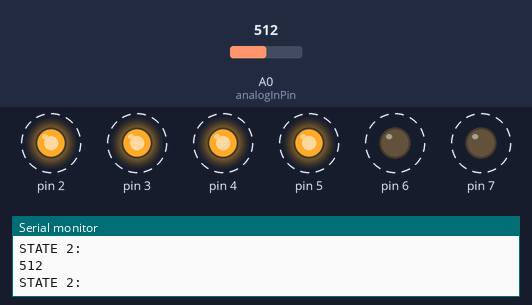
A sketch run on a simulated Arduino Uno, built with avr-gcc and run on an emulated ATmega328P. On the bench: output pins drawn as LEDs (lit = HIGH), the last lines printed to the serial monitor. Dashed ring = blinking. Inputs (shaded band) come from the test bench; at power-on: A0 (analogInPin) = 512.

Above: at 1.4 s.
1.5 s: A0 (analogInPin) set to 615
At 2.35 s:
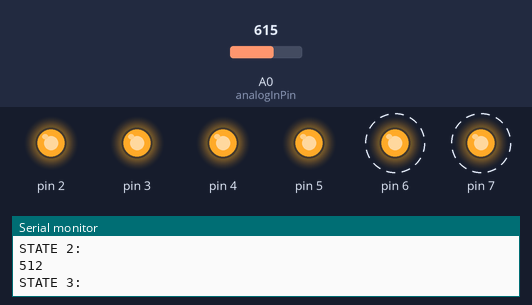
4.7 s: A0 (analogInPin) set to 596
7.9 s: A0 (analogInPin) set to 291
At 8.42 s:
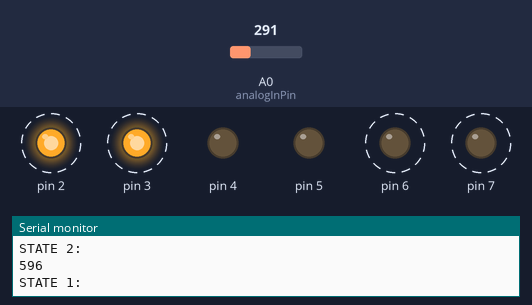
11.1 s: A0 (analogInPin) set to 616
At 11.39 s:
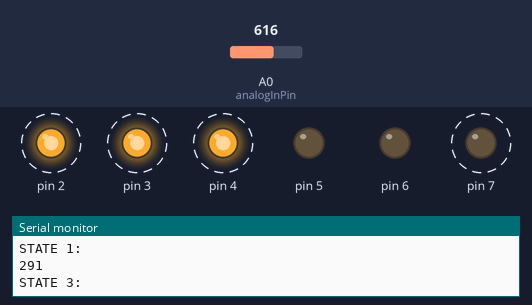
Timing chart, 0 to 15.3 s (numbered marks = the images above; inputs shaded):
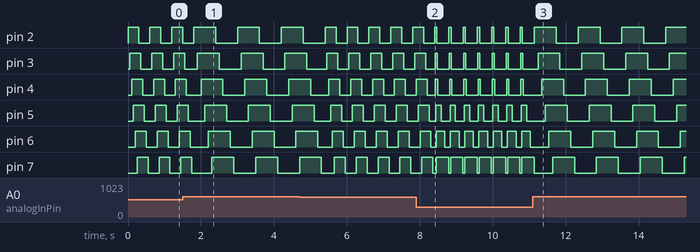

Measured:
- after the input at 1.5 s, pin 6: alternates HIGH for 0.60 s and LOW for 0.60 s, starting after 0.70 s; pin 7: alternates HIGH for 0.60 s and LOW for 0.60 s, starting after 0.80 s
- after the input at 7.9 s, pin 2: alternates HIGH for 0.06 s and LOW for 0.33 s, starting after 0.57 s; pin 3: alternates HIGH for 0.06 s and LOW for 0.33 s, starting after 0.52 s; pin 6: alternates HIGH for 0.24 s and LOW for 0.15 s, starting after 0.55 s; pin 7: alternates HIGH for 0.33 s and LOW for 0.06 s, starting after 0.56 s
- after the input at 11.1 s, pin 2: alternates HIGH for 0.60 s and LOW for 0.60 s, starting after 0.64 s; pin 3: alternates HIGH for 0.60 s and LOW for 0.60 s, starting after 0.14 s
- by itself, pin 2, pin 3: repeats every 0.60 s: HIGH 0.30 s, LOW 0.30 s
- by itself, pin 6, pin 7: alternates HIGH for 0.30 s and LOW for 0.30 s

The sketch:

Knob_In-IF-LED-Chase.ino
```cpp
const int analogInPin = A0;
int sensorValue = 0;

void setup() {
  // initialize serial communications at 9600 bps:
  Serial.begin(9600);
  pinMode(2, OUTPUT);
  pinMode(3, OUTPUT);
  pinMode(4, OUTPUT);
  pinMode(5, OUTPUT);
  pinMode(6, OUTPUT);
  pinMode(7, OUTPUT);
}

void loop() {
  // read the analog in value:
  sensorValue = analogRead(analogInPin);
  if (sensorValue >= 0 && sensorValue <= 300) {
    state1();
    Serial.println(sensorValue);
  } else if (sensorValue >= 301 && sensorValue <= 605) {
    state2();
    Serial.println(sensorValue);
  }
  else if (sensorValue >= 606  && sensorValue <= 903) {
    state3();
    Serial.println(sensorValue);
  }
  else {
    state4();
    Serial.println(sensorValue);
  }
}

//-----------------------------------------SEPARATE FUNCTIONS--------------------------------------//
//........................STATE 1.....................//
void state1() {
  Serial.println("STATE 1: ");
  digitalWrite(2, HIGH);
  digitalWrite(3, LOW);
  digitalWrite(4, LOW);
  digitalWrite(5, LOW);
  digitalWrite(6, LOW);
  digitalWrite(7, LOW);
  delay(10);


  //STATE 2
  digitalWrite(2, HIGH);
  digitalWrite(3, HIGH);
  digitalWrite(4, LOW);
  digitalWrite(5, LOW);
  digitalWrite(6, LOW);
  digitalWrite(7, LOW);
  delay(10);

  //STATE 3
  digitalWrite(2, HIGH);
  digitalWrite(3, HIGH);
  digitalWrite(4, HIGH);
  digitalWrite(5, LOW);
  digitalWrite(6, LOW);
  digitalWrite(7, LOW);
  delay(10);

  //STATE 4
  digitalWrite(2, HIGH);
  digitalWrite(3, HIGH);
  digitalWrite(4, HIGH);
  digitalWrite(5, HIGH);
  digitalWrite(6, LOW);
  digitalWrite(7, LOW);
  delay(10);

  //STATE 5
  digitalWrite(2, HIGH);
  digitalWrite(3, HIGH);
  digitalWrite(4, HIGH);
  digitalWrite(5, HIGH);
  digitalWrite(6, HIGH);
  digitalWrite(7, LOW);
  delay(10);

  //STATE 6
  digitalWrite(2, HIGH);
  digitalWrite(3, HIGH);
  digitalWrite(4, HIGH);
  digitalWrite(5, HIGH);
  digitalWrite(6, HIGH);
  digitalWrite(7, HIGH);
  delay(10);


  //STATE 7
  digitalWrite(2, LOW);
  digitalWrite(3, HIGH);
  digitalWrite(4, HIGH);
  digitalWrite(5, HIGH);
  digitalWrite(6, HIGH);
  digitalWrite(7, HIGH);
  delay(10);

  //STATE 8
  digitalWrite(2, LOW);
  digitalWrite(3, LOW);
  digitalWrite(4, HIGH);
  digitalWrite(5, HIGH);
  digitalWrite(6, HIGH);
  digitalWrite(7, HIGH);
  delay(10);

  //STATE 9
  digitalWrite(2, LOW);
  digitalWrite(3, LOW);
  digitalWrite(4, LOW);
  digitalWrite(5, HIGH);
  digitalWrite(6, HIGH);
  digitalWrite(7, HIGH);
  delay(100);

  //STATE 10
  digitalWrite(2, LOW);
  digitalWrite(3, LOW);
  digitalWrite(4, LOW);
  digitalWrite(5, LOW);
  digitalWrite(6, HIGH);
  digitalWrite(7, HIGH);
  delay(100);

  //STATE 11
  digitalWrite(2, LOW);
  digitalWrite(3, LOW);
  digitalWrite(4, LOW);
  digitalWrite(5, LOW);
  digitalWrite(6, LOW);
  digitalWrite(7, HIGH);
  delay(100);

  //STATE 12
  digitalWrite(2, LOW);
  digitalWrite(3, LOW);
  digitalWrite(4, LOW);
  digitalWrite(5, LOW);
  digitalWrite(6, LOW);
  digitalWrite(7, LOW);
  delay(10);
}

//........................STATE 2.....................//
void state2() {
  Serial.println("STATE 2: ");
  digitalWrite(2, HIGH);
  digitalWrite(3, LOW);
  digitalWrite(4, LOW);
  digitalWrite(5, LOW);
  digitalWrite(6, LOW);
  digitalWrite(7, LOW);
  delay(50);


  //STATE 2
  digitalWrite(2, HIGH);
  digitalWrite(3, HIGH);
  digitalWrite(4, LOW);
  digitalWrite(5, LOW);
  digitalWrite(6, LOW);
  digitalWrite(7, LOW);
  delay(50);

  //STATE 3
  digitalWrite(2, HIGH);
  digitalWrite(3, HIGH);
  digitalWrite(4, HIGH);
  digitalWrite(5, LOW);
  digitalWrite(6, LOW);
  digitalWrite(7, LOW);
  delay(50);

  //STATE 4
  digitalWrite(2, HIGH);
  digitalWrite(3, HIGH);
  digitalWrite(4, HIGH);
  digitalWrite(5, HIGH);
  digitalWrite(6, LOW);
  digitalWrite(7, LOW);
  delay(50);

  //STATE 5
  digitalWrite(2, HIGH);
  digitalWrite(3, HIGH);
  digitalWrite(4, HIGH);
  digitalWrite(5, HIGH);
  digitalWrite(6, HIGH);
  digitalWrite(7, LOW);
  delay(50);

  //STATE 6
  digitalWrite(2, HIGH);
  digitalWrite(3, HIGH);
  digitalWrite(4, HIGH);
  digitalWrite(5, HIGH);
  digitalWrite(6, HIGH);
  digitalWrite(7, HIGH);
  delay(50);


  //STATE 7
  digitalWrite(2, LOW);
  digitalWrite(3, HIGH);
  digitalWrite(4, HIGH);
  digitalWrite(5, HIGH);
  digitalWrite(6, HIGH);
  digitalWrite(7, HIGH);
  delay(50);

  //STATE 8
  digitalWrite(2, LOW);
  digitalWrite(3, LOW);
  digitalWrite(4, HIGH);
  digitalWrite(5, HIGH);
  digitalWrite(6, HIGH);
  digitalWrite(7, HIGH);
  delay(50);

  //STATE 9
  digitalWrite(2, LOW);
  digitalWrite(3, LOW);
  digitalWrite(4, LOW);
  digitalWrite(5, HIGH);
  digitalWrite(6, HIGH);
  digitalWrite(7, HIGH);
  delay(50);

  //STATE 10
  digitalWrite(2, LOW);
  digitalWrite(3, LOW);
  digitalWrite(4, LOW);
  digitalWrite(5, LOW);
  digitalWrite(6, HIGH);
  digitalWrite(7, HIGH);
  delay(50);

  //STATE 11
  digitalWrite(2, LOW);
  digitalWrite(3, LOW);
  digitalWrite(4, LOW);
  digitalWrite(5, LOW);
  digitalWrite(6, LOW);
  digitalWrite(7, HIGH);
  delay(50);

  //STATE 12
  digitalWrite(2, LOW);
  digitalWrite(3, LOW);
  digitalWrite(4, LOW);
  digitalWrite(5, LOW);
  digitalWrite(6, LOW);
  digitalWrite(7, LOW);
  delay(50);
}

//........................STATE 3.....................//
void state3() {
  Serial.println("STATE 3: ");
  digitalWrite(2, HIGH);
  digitalWrite(3, LOW);
  digitalWrite(4, LOW);
  digitalWrite(5, LOW);
  digitalWrite(6, LOW);
  digitalWrite(7, LOW);
  delay(100);


  //STATE 2
  digitalWrite(2, HIGH);
  digitalWrite(3, HIGH);
  digitalWrite(4, LOW);
  digitalWrite(5, LOW);
  digitalWrite(6, LOW);
  digitalWrite(7, LOW);
  delay(100);

  //STATE 3
  digitalWrite(2, HIGH);
  digitalWrite(3, HIGH);
  digitalWrite(4, HIGH);
  digitalWrite(5, LOW);
  digitalWrite(6, LOW);
  digitalWrite(7, LOW);
  delay(100);

  //STATE 4
  digitalWrite(2, HIGH);
  digitalWrite(3, HIGH);
  digitalWrite(4, HIGH);
  digitalWrite(5, HIGH);
  digitalWrite(6, LOW);
  digitalWrite(7, LOW);
  delay(100);

  //STATE 5
  digitalWrite(2, HIGH);
  digitalWrite(3, HIGH);
  digitalWrite(4, HIGH);
  digitalWrite(5, HIGH);
  digitalWrite(6, HIGH);
  digitalWrite(7, LOW);
  delay(100);

  //STATE 6
  digitalWrite(2, HIGH);
  digitalWrite(3, HIGH);
  digitalWrite(4, HIGH);
  digitalWrite(5, HIGH);
  digitalWrite(6, HIGH);
  digitalWrite(7, HIGH);
  delay(100);


  //STATE 7
  digitalWrite(2, LOW);
  digitalWrite(3, HIGH);
  digitalWrite(4, HIGH);
  digitalWrite(5, HIGH);
  digitalWrite(6, HIGH);
  digitalWrite(7, HIGH);
  delay(100);

  //STATE 8
  digitalWrite(2, LOW);
  digitalWrite(3, LOW);
  digitalWrite(4, HIGH);
  digitalWrite(5, HIGH);
  digitalWrite(6, HIGH);
  digitalWrite(7, HIGH);
  delay(100);

  //STATE 9
  digitalWrite(2, LOW);
  digitalWrite(3, LOW);
  digitalWrite(4, LOW);
  digitalWrite(5, HIGH);
  digitalWrite(6, HIGH);
  digitalWrite(7, HIGH);
  delay(100);

  //STATE 10
  digitalWrite(2, LOW);
  digitalWrite(3, LOW);
  digitalWrite(4, LOW);
  digitalWrite(5, LOW);
  digitalWrite(6, HIGH);
  digitalWrite(7, HIGH);
  delay(100);

  //STATE 11
  digitalWrite(2, LOW);
  digitalWrite(3, LOW);
  digitalWrite(4, LOW);
  digitalWrite(5, LOW);
  digitalWrite(6, LOW);
  digitalWrite(7, HIGH);
  delay(100);

  //STATE 12
  digitalWrite(2, LOW);
  digitalWrite(3, LOW);
  digitalWrite(4, LOW);
  digitalWrite(5, LOW);
  digitalWrite(6, LOW);
  digitalWrite(7, LOW);
  delay(100);

}
//........................STATE 4.....................//
void state4() {
  Serial.println("STATE 3: ");
  digitalWrite(2, HIGH);
  digitalWrite(3, LOW);
  digitalWrite(4, LOW);
  digitalWrite(5, LOW);
  digitalWrite(6, LOW);
  digitalWrite(7, LOW);
  delay(500);


  //STATE 2
  digitalWrite(2, HIGH);
  digitalWrite(3, HIGH);
  digitalWrite(4, LOW);
  digitalWrite(5, LOW);
  digitalWrite(6, LOW);
  digitalWrite(7, LOW);
  delay(500);

  //STATE 3
  digitalWrite(2, HIGH);
  digitalWrite(3, HIGH);
  digitalWrite(4, HIGH);
  digitalWrite(5, LOW);
  digitalWrite(6, LOW);
  digitalWrite(7, LOW);
  delay(500);

  //STATE 4
  digitalWrite(2, HIGH);
  digitalWrite(3, HIGH);
  digitalWrite(4, HIGH);
  digitalWrite(5, HIGH);
  digitalWrite(6, LOW);
  digitalWrite(7, LOW);
  delay(500);

  //STATE 5
  digitalWrite(2, HIGH);
  digitalWrite(3, HIGH);
  digitalWrite(4, HIGH);
  digitalWrite(5, HIGH);
  digitalWrite(6, HIGH);
  digitalWrite(7, LOW);
  delay(500);

  //STATE 6
  digitalWrite(2, HIGH);
  digitalWrite(3, HIGH);
  digitalWrite(4, HIGH);
  digitalWrite(5, HIGH);
  digitalWrite(6, HIGH);
  digitalWrite(7, HIGH);
  delay(500);


  //STATE 7
  digitalWrite(2, LOW);
  digitalWrite(3, HIGH);
  digitalWrite(4, HIGH);
  digitalWrite(5, HIGH);
  digitalWrite(6, HIGH);
  digitalWrite(7, HIGH);
  delay(500);

  //STATE 8
  digitalWrite(2, LOW);
  digitalWrite(3, LOW);
  digitalWrite(4, HIGH);
  digitalWrite(5, HIGH);
  digitalWrite(6, HIGH);
  digitalWrite(7, HIGH);
  delay(500);

  //STATE 9
  digitalWrite(2, LOW);
  digitalWrite(3, LOW);
  digitalWrite(4, LOW);
  digitalWrite(5, HIGH);
  digitalWrite(6, HIGH);
  digitalWrite(7, HIGH);
  delay(500);

  //STATE 10
  digitalWrite(2, LOW);
  digitalWrite(3, LOW);
  digitalWrite(4, LOW);
  digitalWrite(5, LOW);
  digitalWrite(6, HIGH);
  digitalWrite(7, HIGH);
  delay(500);

  //STATE 11
  digitalWrite(2, LOW);
  digitalWrite(3, LOW);
  digitalWrite(4, LOW);
  digitalWrite(5, LOW);
  digitalWrite(6, LOW);
  digitalWrite(7, HIGH);
  delay(500);

  //STATE 12
  digitalWrite(2, LOW);
  digitalWrite(3, LOW);
  digitalWrite(4, LOW);
  digitalWrite(5, LOW);
  digitalWrite(6, LOW);
  digitalWrite(7, LOW);
  delay(500);


  Serial.println(sensorValue);

  delay(1);
}
```
